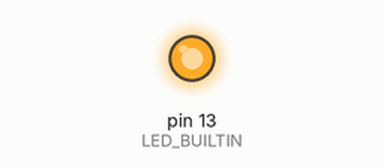
Simulated run of this sketch. Board: Arduino Uno, built with avr-gcc and run on an emulated ATmega328P. On the bench: output pins drawn as LEDs (lit = HIGH).

Above: at 0.05 s.
At 5.3 s:
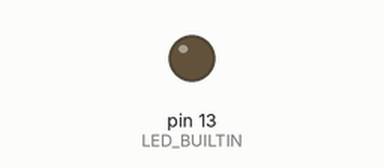
Timing chart, 0 to 13.5 s (numbered marks = the images above):
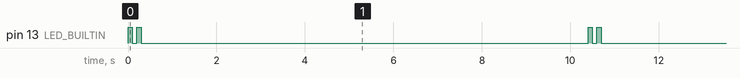

The sketch:

Test_02.ino
```cpp
void setup()
{
  pinMode(LED_BUILTIN, OUTPUT);
  digitalWrite(LED_BUILTIN, LOW);
}

void loop()
{
  int a = 1;
  int b = 2;
  int c = 3;
  int d = 0;
  int e = 0;
  int f = 0;
  d = a+b;
    if (d == 3)
    {
      e++;
    }
  d = a+c;
    if (d == 3)
    {
      e++;
    }
  d = c+b;
    if (d == 3)
    {
      e++;
    }
  for (f = 0; f <= e; f++)
    {
    digitalWrite(LED_BUILTIN, HIGH);
    delay(100);
    digitalWrite(LED_BUILTIN, LOW);
    delay(100);
    }
  digitalWrite(LED_BUILTIN, LOW);
  delay(10000);
}
```

Measured:
- by itself, pin 13 (LED_BUILTIN): repeats every 10.4 s: LOW 0.10 s, HIGH 0.10 s, LOW 10.1 s, HIGH 0.10 s
- by itself, everything shown: repeats every 10.4 s, in 4 steps
